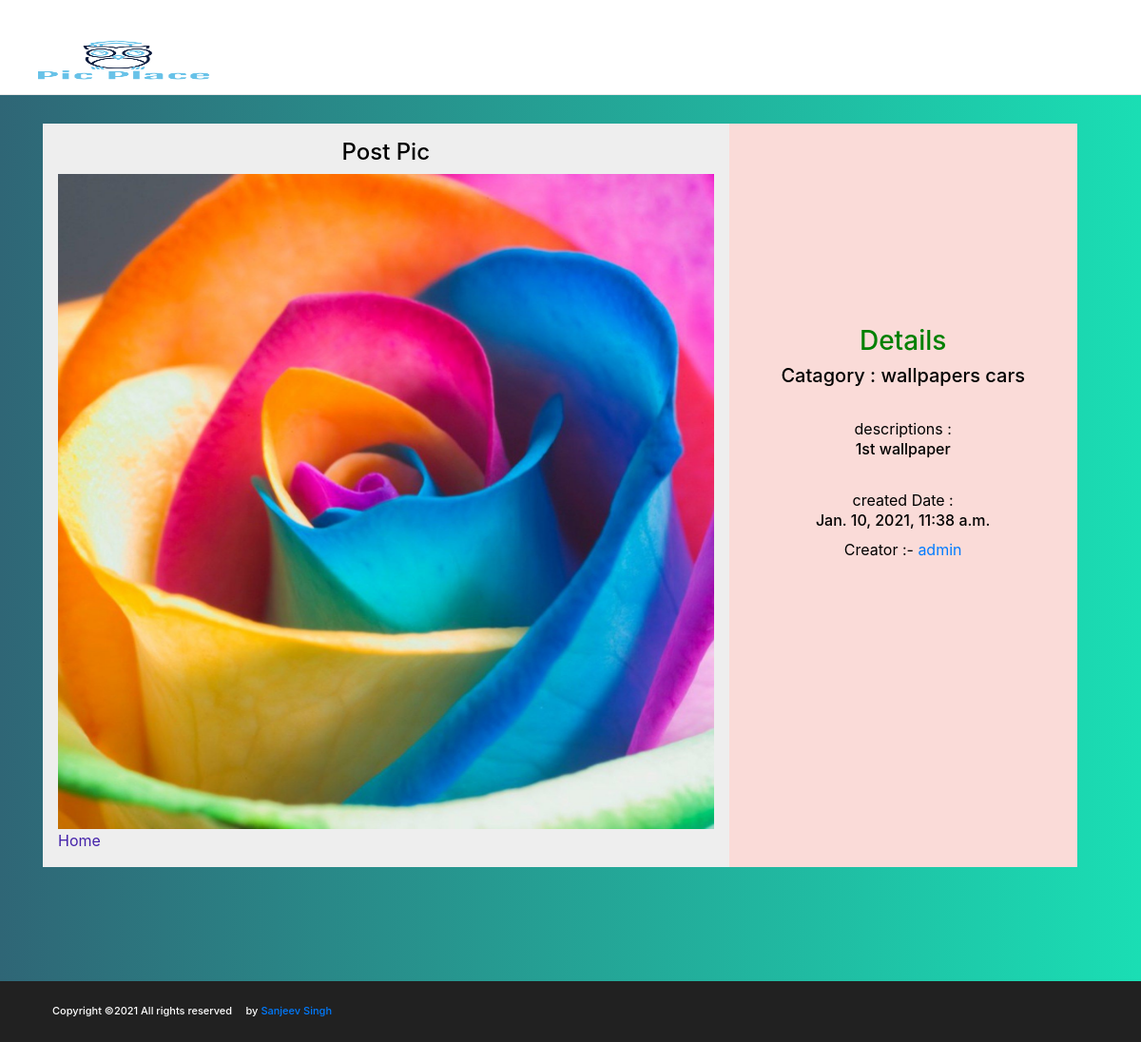
Page /imageapp/viewpost/1 on the committed database.
### imageapp/models.py (models this page shows)
class PostImage(models.Model):
	descriptions = models.CharField(max_length=200)
	catagory = models.ForeignKey(to=Catagory,on_delete = models.CASCADE)
	uploaded_by = models.ForeignKey(to=User,on_delete=models.CASCADE,null=True, blank=True)
	image = models.ImageField(upload_to='images//')
	cr_date = models.DateTimeField(auto_now_add=True)

class Catagory(models.Model):
	des = models.TextField()
	title = models.CharField(max_length=20)
	def __str__(self):
		return self.title

### imageapp/views.py (the view)
# urls.py: path('viewpost/<int:i_d>',views.viewpost),
def viewpost(request,i_d):
	posts = PostImage.objects.get(pk=i_d)
	return render(request,'viewPost.html',{'posts':posts})

### templates/viewPost.html (shortened to what this page needs)
<!doctype html>
<html lang="en">
  <head>
  <link rel="stylesheet" href="/static/css/bootstrap.min.css"/>
  <link rel="stylesheet" href="/static/css/font-awesome.min.css"/>
  <link rel="stylesheet" href="/static/css/magnific-popup.css"/>
  <link rel="stylesheet" href="/static/css/slicknav.min.css"/>
  <link rel="stylesheet" href="/static/css/owl.carousel.min.css"/>
  <link rel="stylesheet" href="/static/css/style.css"/>
    <link rel="stylesheet" href="https://stackpath.bootstrapcdn.com/bootstrap/4.5.0/css/bootstrap.min.css">
    <link rel="stylesheet" href="/static/css/style.css"/>
  </head>
<link href="//maxcdn.bootstrapcdn.com/bootstrap/4.1.1/css/bootstrap.min.css" rel="stylesheet" id="bootstrap-css">
    <header id = "hd" class="header-section hs-bd">
        <a  href="/" class="site-logo"><img id="ic" src="/media/need/logo.png" alt="logo"></a>
        <div class="header-controls">
            <button class="nav-switch-btn"><i class="fa fa-bars"></i></button>
            <button class="search-btn"><i class="fa fa-search"></i></button>
        </div>
    </header>
<header class="header">
    <div class="container" style="border-radius: 1rem;">
        <div class="profile-head">
            <h4 style="text-align:center">Post Pic</h4>
                <div class="post-img">
                  <div id="st" class="portfolio-item set-bg" data-setbg="/media/{{posts.image}}"></div>
                </div>
            <a href="/imageapp/home/" class="linkk">Home</a>
        </div>
        <div style="background-color:#FADBD8 ;text-align:center">
          <h3 style="color:green;">Details</h3>
          <h5 style="color:darkblack;">Catagory : {{posts.catagory}}</h5><br>
           descriptions : <h6>{{posts.descriptions}}</h6> <br>
            created Date : <h6>{{posts.cr_date}}</h6>
            <div class="row">
                    <div class="col-md-12">
                  Creator :- <a style="max-width:8px;" href="/imageapp/viewprofile/{{posts.uploaded_by.id}}">{{posts.uploaded_by}}</a>
                  <br>
                    </div>
            </div>
            <div id="con" class="row">
                <div class="col-md-6">
                </div>
            </div>
        </div>
</div>
<div style="padding-top:90px;">
</div>
  <footer class="footer-section">
    <div class="container-fluid">
      <div class="row">
        <div class="col-md-6 order-1 order-md-2">
          <div class="footer-social-links">
            <a href=""><i class="fa fa-facebook"></i></a>
            <a href=""><i class="fa fa-twitter"></i></a>
          </div>
        </div>
        <div class="col-md-6 order-2 order-md-1">
          <div class="copyright">
Copyright &copy;<script>document.write(new Date().getFullYear());</script> All rights reserved <i class="fa fa-heart-o" aria-hidden="true"></i> by <a href="#" target="_blank">Sanjeev Singh</a>
        </div>
        </div>
      </div>
    </div>
  </footer>
</body>
</html>

### static/css/style.css (style rules this page uses)
html, body { height: 100%; font-family: "Poppins", sans-serif; -webkit-font-smoothing: antialiased; font-smoothing: antialiased; }
h1, h2, h3, h4, h5, h6 { margin: 0; color: #212121; font-weight: 500; }
h3 { font-size: 30px; }
h4 { font-size: 24px; }
h5 { font-size: 18px; }
h6 { font-size: 16px; }
img { max-width: 100%; }
.set-bg { background-repeat: no-repeat; background-size: cover; background-position: top center; }
.header-section { padding-top: 15px; padding-bottom: 27px; position: relative; z-index: 99; }
.header-section.hs-bd { clear: both; border-bottom: 1px solid #e8e8e8; }
.site-logo { display: inline-block; padding-top: 18px; padding-left: 80px; }
.header-controls { float: right; padding: 16px 25px 0 50px; }
.header-controls button { background: transparent; border: none; font-size: 19px; }
.header-controls button.nav-switch-btn { font-size: 21px; margin-right: 25px; }
.footer-section { background: #212121; padding: 19px 40px; }
.copyright { color: #fff; font-size: 11px; font-weight: 500; padding: 4px 0; }
.footer-social-links { text-align: right; }
.footer-social-links a { display: inline-block; color: #fff; font-size: 17px; margin-left: 40px; }
.portfolio-item { min-height: 100%; display: block; }
@media (min-width: 1200px) { .container { max-width: 1176px; } }
@media (max-width: 1270px) { .site-logo { padding-left: 30px; } }

### templates/viewPost.html (style rules this page uses)
.linkk { color: #42a; }
.header { max-height: 900px; width: 100%; color: black; background-size: cover; }
.container { padding: 10px; margin: 20px; border-radius: 0.5rem; align-content: center; display: grid; grid-template-columns: 65% 33%; grid-auto-rows: minmax(100px,auto) }
.profile-head { display: inline-grid; align-content: center; }
.container > div { align-content: center; background: #fff; padding: 1em; }
.container > div:nth-child(odd) { background: #eee; align-content: center; }
#ic { height: 60px; width: 200px; }
#hd { height: 100px; background-color: white; }
#con { max-margin-left: 50px; max-margin-right: 50px; padding: 5px; margin-top:100px; }

### rows in the picture
PostImage: catagory "wallpapers cars", descriptions "1st wallpaper", cr_date "Jan. 10, 2021, 11:38 a.m.", uploaded_by "admin"
